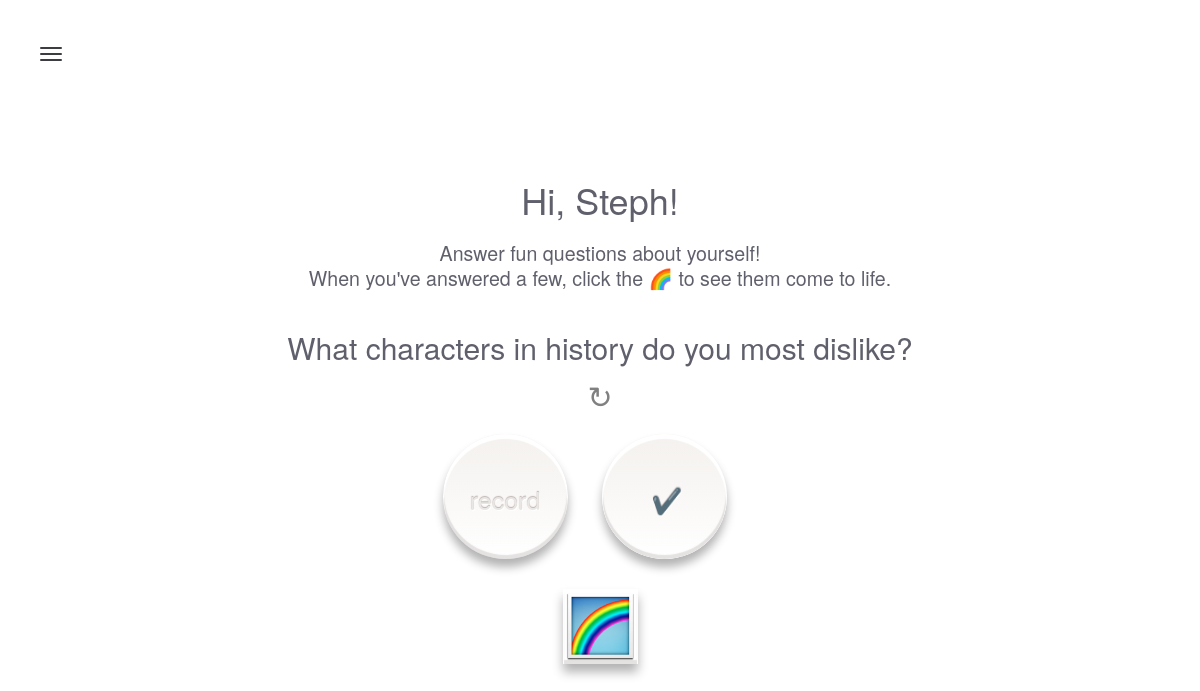
The page /users/1 on the database as committed earlier.
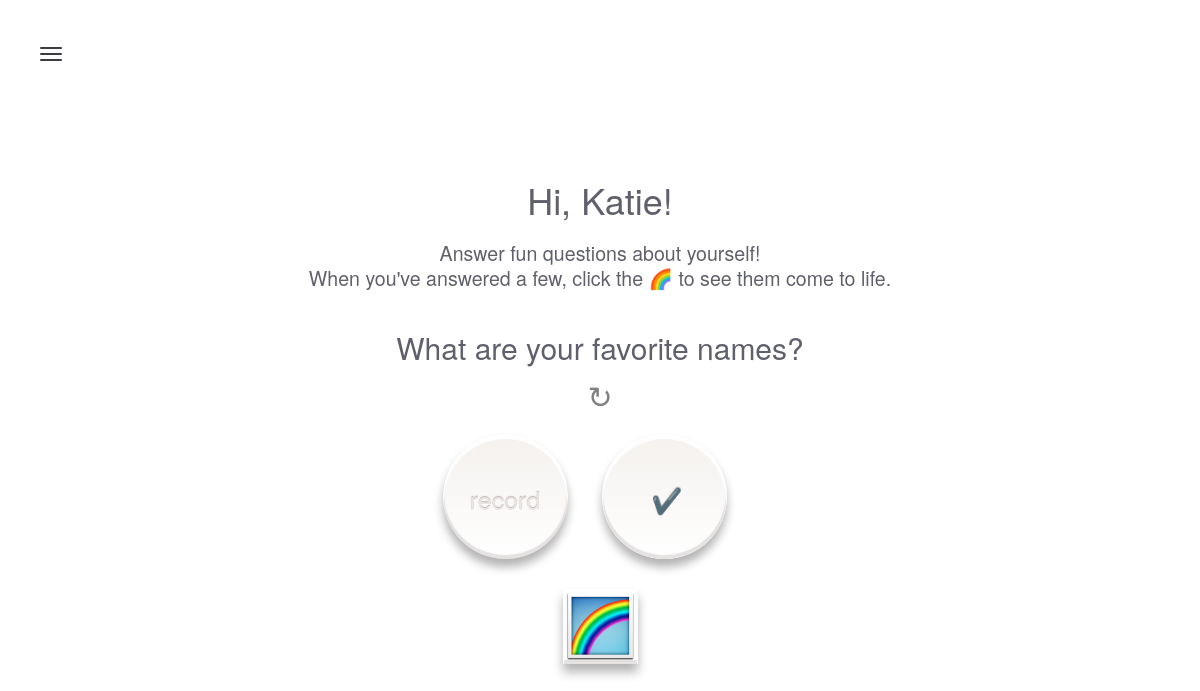
The same page on the database as committed later.
### model.py (models this page shows, shortened)
class User(db.Model):
    __tablename__ = "users"
    user_id = db.Column(db.Integer, autoincrement=True, primary_key=True)
    email = db.Column(db.String(64), nullable=True, unique=True)
    password = db.Column(db.String(64), nullable=True)
    first_name = db.Column(db.String(80))
    last_name = db.Column(db.String(80))

class Question(db.Model):
    __tablename__ = "questions"
    question_id = db.Column(db.Integer, autoincrement=True, primary_key=True)
    question_text = db.Column(db.String(500))
    category_id = db.Column(db.Integer, db.ForeignKey('categories.category_id'))
    category = db.relationship("Category",
                          backref=db.backref("questions", order_by=question_id))

### server.py (the view)
@app.route("/users/<int:user_id>", methods=['GET'])
def user_profile(user_id):
    all_questions = db.session.query(Question.question_text, Question.question_id).all()
    unformatted_question = random.choice(all_questions)
    question_text = str(unformatted_question[0])
    question_id = unformatted_question[1]
    user = User.query.get(user_id)
    return render_template("user_alarm.html", user=user, question_text=question_text, question_id=question_id)

### templates/user_alarm.html (shortened to what this page needs)
{% extends 'base.html' %}
{% block content %}
<section class="section" id="head">
  <div class="container">
   <div class="row">
      <div class="col-md-10 col-lg-10 col-md-offset-1 col-lg-offset-1 text-center">
        <h1>Hi, {{ user.first_name }}!</h1>
        <h3 class="tagline">
          Answer fun questions about yourself!<br>
          When you've answered a few, click the 🌈 to see them come to life.
        </h3>
        <span><h2 id="question_text" data-questionid="{{ question_id }}">{{ question_text }}</h2>
        <button id="next_question" class="next-question"></button></span>
        <br><br>
      </div>
    <div class="row">
      <div class="text-center">
        <button id="record_button" onclick="startRecording(this);" class="button record"></button>
        <button id="submit_answer" disabled class="button submit"></button>
      </div>
    </div>
    <div class="row">
      <div class="text-center">
        <form id="visualization-button-form" action="/visualize" method="GET">
          <input type="submit" class="button visualize rainbow" value=""></input>
        </form>
      </div>
    </div>
  {% endblock %}

### templates/base.html (shortened to what this page needs)
<!DOCTYPE html>
<html lang="en">
<head>
	<link href="http://netdna.bootstrapcdn.com/bootstrap/3.0.3/css/bootstrap.min.css" rel="stylesheet" type="text/css">
	<link href="http://netdna.bootstrapcdn.com/font-awesome/4.0.3/css/font-awesome.min.css" rel="stylesheet" type="text/css">
	<link rel="stylesheet" href="../static/css/style.css">
</head>
<body>
<nav class="mainmenu">
	<div class="container">
		<div class="dropdown">
			<button type="button" class="navbar-toggle" data-toggle="dropdown"><span class="icon-bar"></span> <span class="icon-bar"></span> <span class="icon-bar"></span> </button>
		</div>
	</div>
</nav>
<div id="extending">
{% block content %}
{% endblock %}
</body>
</html>

### static/css/style.css (style rules this page uses)
html { background:transparent; min-height:100%; -webkit-background-size: cover; -moz-background-size: cover; -o-background-size: cover; background-size: cover; }
body { background:transparent; min-height:100%; -webkit-font-smoothing: antialiased; -webkit-overflow-scrolling: touch; line-height: 1.5em; font-size:14px; font-family: 'Lato', 300; color:#262626; color:#5F606B; font-weight: normal; margin: 0; padding: 0; }
h1 { text-align : center; font-color: #DBDBDB; font-family: 'Lato', 700; }
h2 { margin-bottom: 20px; }
.mainmenu { z-index: 999999; width:100%; padding: 30px 0 0 0; }
@media (min-width: 768px) { .mainmenu { position: fixed; } }
.navbar-toggle { position:relative; float:left; display:block; padding: 9px 10px; background: rgba(255, 255, 255, 0.2); background-image: none; border: 0 none; top:0px; -webkit-border-radius: 2px; -moz-border-radius: 2px; border-radius: 2px; outline: 0; opacity: 1; -webkit-transition: all .45s; -moz-transition: all .45s; transition: all .45s; float: left; }
.navbar-toggle .icon-bar { display: block; width: 22px; height: 2px; background: #3B3D40; }
.navbar-toggle .icon-bar + .icon-bar { margin-top: 4px; }
.section { z-index: 50; min-height:420px; width: 100%; overflow:auto; height:30%; padding-top:100px; padding-bottom:50px; display:none; top:0; }
@media (min-width: 768px) { .section { padding-top:160px; } }
#head { display: block; }
.tagline { font-size:1.4em; line-height:1.3em; font-weight:normal; margin-bottom:40px; font-family: 'Lato', 300; }
form { text-align: center; }
html, body { min-height:100%; }
.button { background-image: -webkit-linear-gradient(top, #f4f1ee, #fff); background-image: linear-gradient(top, #f4f1ee, #fff); border-radius: 100%; border: 0; box-shadow: 0px 8px 10px 0px rgba(0, 0, 0, .3), inset 0px 4px 1px 1px white, inset 0px -3px 1px 1px rgba(204,198,197,.5); float:center; height: 75px; margin: 0 30px 30px 0; position: relative; width: 75px; -webkit-transition: all .1s linear; transition: all .1s linear; }
.button:after { color:#e9e6e4; content: ""; display: block; font-size: 25px; height: 100px; text-decoration: none; text-shadow: 0px -1px 1px #bdb5b4, 1px 1px 1px white; position: absolute; width: 100px; }
.next-question { content: "↻"; font-size: 30px; border: none; outline:none; color:gray; background: none; display: inline; }
.next-question:after { content: "↻"; font-size: 30px; border: none; outline:none; color:gray; background: none; display: inline; }
.rainbow { border-radius: 0; text-align: justify; background: url(/static/images/rainbow.png); margin: 0; background-size: 100% 100%; background-repeat: no-repeat; }
.record { height: 125px; width: 125px; }
.record:after { content: "record"; left:12px; top:55px; }
.submit { height: 125px; width: 125px; }
.submit:after { content: "✔️"; left: 15px; top: 55px; }

Rows that differ between the two databases and show on the page:
changed User: first_name "Steph" → "Katie"
changed Question: question_text "What characters in history do you most dislike?" → "What are your favorite names?"
